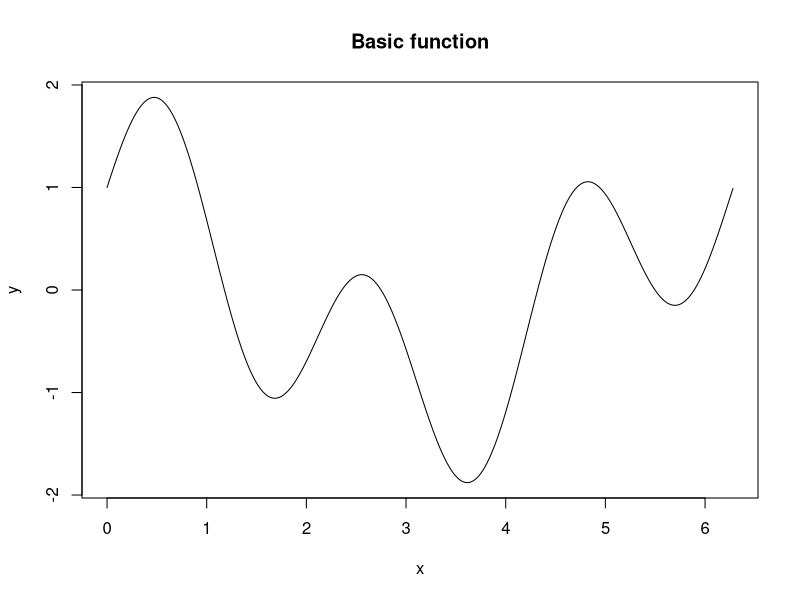
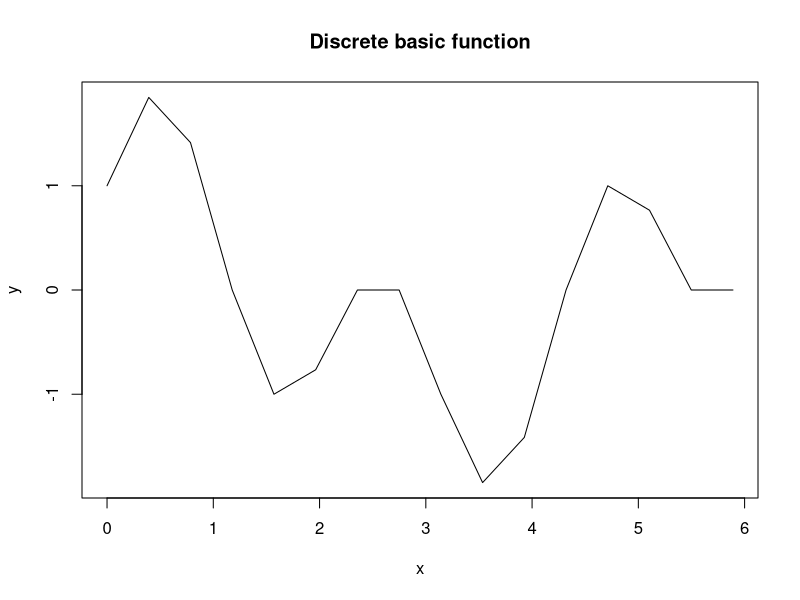

The R source for these figures, in order:
y <- function(x) {
  return (sin(3 * x) + cos(x))
}

custom_plot <- function(x, y, head_title) {
  plot(x, y, type = "l", xlab = "x", ylab = "y", main = head_title)
}

# Dots num
N <- 16

#Period
T <- 2 * pi

#Interval
a <- 0
b <- a + T

# basic function
basic_xdots <- seq(a, b, by = 0.01)
basic_ydots <- y(basic_xdots)
custom_plot(basic_xdots, basic_ydots, "Basic function")

#discrete basic function
xdots <- seq(0, N - 1, by = 1)
basic_xdots <- seq(a, b, length.out = (N + 1))
basic_xdots <- basic_xdots[ basic_xdots < b]
basic_ydots <- y(basic_xdots)
custom_plot(basic_xdots, basic_ydots, "Discrete basic function")

#custom sign
custom_sign <- function(num) {
  return (if (sign(num) > 0) 1 else (-1))
}

#rademacher function
r <- function(k, t) {
  if (t < 0 || t >= 1)
  {
    stop("t must be in interval [0; 1)")
  }
  return (custom_sign(sin((2 ^ k) * pi * t)))
}
